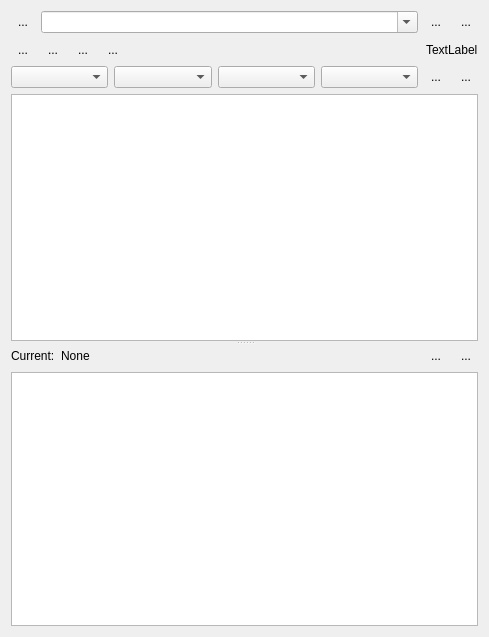
<?xml version="1.0" encoding="UTF-8"?>
<ui version="4.0">
 <class>Form</class>
 <widget class="QWidget" name="Form">
  <property name="geometry">
   <rect>
    <x>0</x>
    <y>0</y>
    <width>489</width>
    <height>637</height>
   </rect>
  </property>
  <property name="windowTitle">
   <string>Todo List</string>
  </property>
  <layout class="QVBoxLayout" name="verticalLayout_2">
   <item>
    <layout class="QHBoxLayout" name="horizontalLayout_3">
     <item>
      <widget class="QToolButton" name="toolButtonDelete">
       <property name="toolTip">
        <string>Delete current todo list</string>
       </property>
       <property name="text">
        <string>...</string>
       </property>
       <property name="icon">
        <iconset resource="Experiment.qrc">
         <normaloff>:/openicon/icons/edit-clear-locationbar-ltr.png</normaloff>:/openicon/icons/edit-clear-locationbar-ltr.png</iconset>
       </property>
       <property name="shortcut">
        <string>Ctrl+S, S</string>
       </property>
       <property name="autoRaise">
        <bool>true</bool>
       </property>
      </widget>
     </item>
     <item>
      <widget class="QComboBox" name="comboBoxListCache">
       <property name="editable">
        <bool>true</bool>
       </property>
       <property name="maxVisibleItems">
        <number>100</number>
       </property>
      </widget>
     </item>
     <item>
      <widget class="QToolButton" name="toolButtonSave">
       <property name="text">
        <string>...</string>
       </property>
       <property name="icon">
        <iconset resource="Experiment.qrc">
         <normaloff>:/kde/icons/filesave.png</normaloff>:/kde/icons/filesave.png</iconset>
       </property>
       <property name="autoRaise">
        <bool>true</bool>
       </property>
      </widget>
     </item>
     <item>
      <widget class="QToolButton" name="toolButtonReload">
       <property name="text">
        <string>...</string>
       </property>
       <property name="icon">
        <iconset resource="Experiment.qrc">
         <normaloff>:/openicon/icons/document-revert-5.png</normaloff>:/openicon/icons/document-revert-5.png</iconset>
       </property>
       <property name="iconSize">
        <size>
         <width>24</width>
         <height>24</height>
        </size>
       </property>
       <property name="autoRaise">
        <bool>true</bool>
       </property>
      </widget>
     </item>
    </layout>
   </item>
   <item>
    <layout class="QHBoxLayout" name="horizontalLayout">
     <item>
      <widget class="QToolButton" name="runButton">
       <property name="text">
        <string>...</string>
       </property>
       <property name="icon">
        <iconset resource="Experiment.qrc">
         <normaloff>:/openicon/icons/media-playback-start-7.png</normaloff>:/openicon/icons/media-playback-start-7.png</iconset>
       </property>
       <property name="iconSize">
        <size>
         <width>16</width>
         <height>16</height>
        </size>
       </property>
       <property name="autoRaise">
        <bool>true</bool>
       </property>
      </widget>
     </item>
     <item>
      <widget class="QToolButton" name="stopButton">
       <property name="text">
        <string>...</string>
       </property>
       <property name="icon">
        <iconset resource="Experiment.qrc">
         <normaloff>:/openicon/icons/media-playback-stop-7.png</normaloff>:/openicon/icons/media-playback-stop-7.png</iconset>
       </property>
       <property name="iconSize">
        <size>
         <width>16</width>
         <height>16</height>
        </size>
       </property>
       <property name="autoRaise">
        <bool>true</bool>
       </property>
      </widget>
     </item>
     <item>
      <widget class="QToolButton" name="stopImmediatelyButton">
       <property name="text">
        <string>...</string>
       </property>
       <property name="icon">
        <iconset resource="Experiment.qrc">
         <normaloff>:/openicon/icons/road-sign-us-stop.png</normaloff>:/openicon/icons/road-sign-us-stop.png</iconset>
       </property>
       <property name="autoRaise">
        <bool>true</bool>
       </property>
      </widget>
     </item>
     <item>
      <widget class="QToolButton" name="repeatButton">
       <property name="text">
        <string>...</string>
       </property>
       <property name="icon">
        <iconset resource="Experiment.qrc">
         <normaloff>:/petersIcons/icons/Repeat-disabled-01.png</normaloff>
         <normalon>:/petersIcons/icons/Repeat-enabled-01.png</normalon>:/petersIcons/icons/Repeat-disabled-01.png</iconset>
       </property>
       <property name="iconSize">
        <size>
         <width>16</width>
         <height>16</height>
        </size>
       </property>
       <property name="checkable">
        <bool>true</bool>
       </property>
       <property name="autoRaise">
        <bool>true</bool>
       </property>
      </widget>
     </item>
     <item>
      <spacer name="horizontalSpacer">
       <property name="orientation">
        <enum>Qt::Horizontal</enum>
       </property>
       <property name="sizeHint" stdset="0">
        <size>
         <width>40</width>
         <height>20</height>
        </size>
       </property>
      </spacer>
     </item>
     <item>
      <widget class="QLabel" name="statusLabel">
       <property name="text">
        <string>TextLabel</string>
       </property>
      </widget>
     </item>
    </layout>
   </item>
   <item>
    <layout class="QHBoxLayout" name="horizontalLayout_2">
     <item>
      <widget class="QComboBox" name="scanSelectionBox">
       <property name="maxVisibleItems">
        <number>100</number>
       </property>
      </widget>
     </item>
     <item>
      <widget class="QComboBox" name="measurementSelectionBox">
       <property name="maxVisibleItems">
        <number>100</number>
       </property>
      </widget>
     </item>
     <item>
      <widget class="QComboBox" name="evaluationSelectionBox">
       <property name="maxVisibleItems">
        <number>100</number>
       </property>
      </widget>
     </item>
     <item>
      <widget class="QComboBox" name="analysisSelectionBox">
       <property name="maxVisibleItems">
        <number>100</number>
       </property>
      </widget>
     </item>
     <item>
      <widget class="QToolButton" name="addMeasurementButton">
       <property name="text">
        <string>...</string>
       </property>
       <property name="icon">
        <iconset resource="Experiment.qrc">
         <normaloff>:/openicon/icons/edit-add.png</normaloff>:/openicon/icons/edit-add.png</iconset>
       </property>
       <property name="autoRaise">
        <bool>true</bool>
       </property>
      </widget>
     </item>
     <item>
      <widget class="QToolButton" name="removeMeasurementButton">
       <property name="text">
        <string>...</string>
       </property>
       <property name="icon">
        <iconset resource="Experiment.qrc">
         <normaloff>:/openicon/icons/edit_remove.png</normaloff>:/openicon/icons/edit_remove.png</iconset>
       </property>
       <property name="autoRaise">
        <bool>true</bool>
       </property>
      </widget>
     </item>
    </layout>
   </item>
   <item>
    <widget class="QSplitter" name="splitter">
     <property name="orientation">
      <enum>Qt::Vertical</enum>
     </property>
     <widget class="QTableView" name="tableView"/>
     <widget class="QWidget" name="layoutWidget">
      <layout class="QVBoxLayout" name="verticalLayout">
       <item>
        <layout class="QHBoxLayout" name="horizontalLayout_4">
         <item>
          <widget class="QLabel" name="label">
           <property name="text">
            <string>Current:</string>
           </property>
          </widget>
         </item>
         <item>
          <widget class="QLabel" name="currentlySelectedLabel">
           <property name="text">
            <string>None</string>
           </property>
          </widget>
         </item>
         <item>
          <spacer name="horizontalSpacer_2">
           <property name="orientation">
            <enum>Qt::Horizontal</enum>
           </property>
           <property name="sizeHint" stdset="0">
            <size>
             <width>40</width>
             <height>20</height>
            </size>
           </property>
          </spacer>
         </item>
         <item>
          <widget class="QToolButton" name="addSettingButton">
           <property name="text">
            <string>...</string>
           </property>
           <property name="icon">
            <iconset resource="Experiment.qrc">
             <normaloff>:/openicon/icons/edit-add.png</normaloff>:/openicon/icons/edit-add.png</iconset>
           </property>
           <property name="autoRaise">
            <bool>true</bool>
           </property>
          </widget>
         </item>
         <item>
          <widget class="QToolButton" name="removeSettingButton">
           <property name="text">
            <string>...</string>
           </property>
           <property name="icon">
            <iconset resource="Experiment.qrc">
             <normaloff>:/openicon/icons/edit_remove.png</normaloff>:/openicon/icons/edit_remove.png</iconset>
           </property>
           <property name="autoRaise">
            <bool>true</bool>
           </property>
          </widget>
         </item>
        </layout>
       </item>
       <item>
        <widget class="QTableView" name="settingTableView"/>
       </item>
      </layout>
     </widget>
    </widget>
   </item>
  </layout>
 </widget>
 <resources>
  <include location="Experiment.qrc"/>
 </resources>
 <connections/>
</ui>
